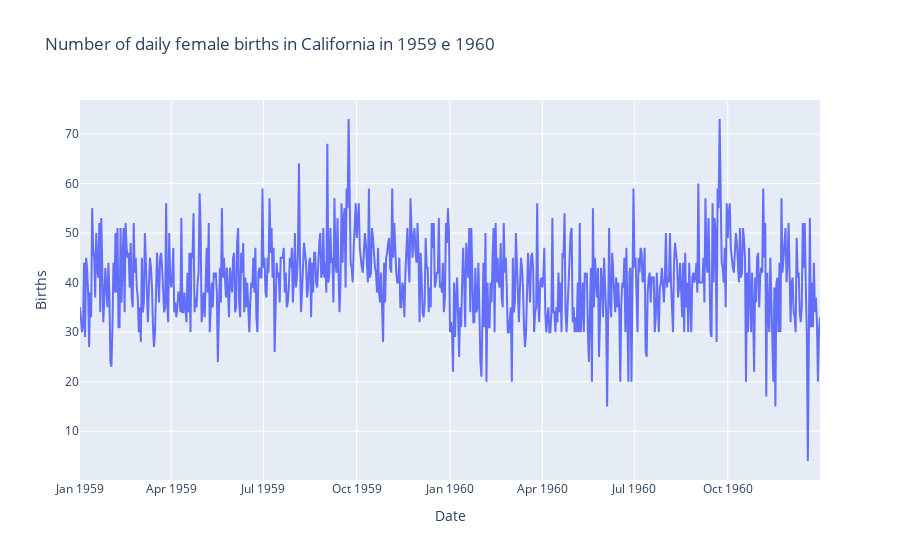

The code cell stored with this chart in its notebook:
### Code cell
fig = px.line(df1, x = 'Date', y = 'Births', title='Number of daily female births in California in 1959 e 1960')
fig.show()

### Figure 1 — Plotly figure (JSON) as saved in the notebook; plotly's stock layout.template omitted (floating-point values rounded to 4 significant figures; data arrays with more than 128 entries replaced by an {"elided": "..."} marker saying what was removed)
{"data": [{"hoverlabel": {"namelength": 0}, "hovertemplate": "Date=%{x}<br>Births=%{y}", "legendgroup": "", "line": {"color": "#636efa", "dash": "solid"}, "mode": "lines", "name": "", "showlegend": false, "type": "scatter", "x": {"elided": "730 str values"}, "xaxis": "x", "y": {"elided": "730 int values"}, "yaxis": "y"}], "layout": {"legend": {"tracegroupgap": 0}, "title": {"text": "Number of daily female births in California in 1959 e 1960"}, "xaxis": {"anchor": "y", "domain": [0, 1], "title": {"text": "Date"}}, "yaxis": {"anchor": "x", "domain": [0, 1], "title": {"text": "Births"}}}}
